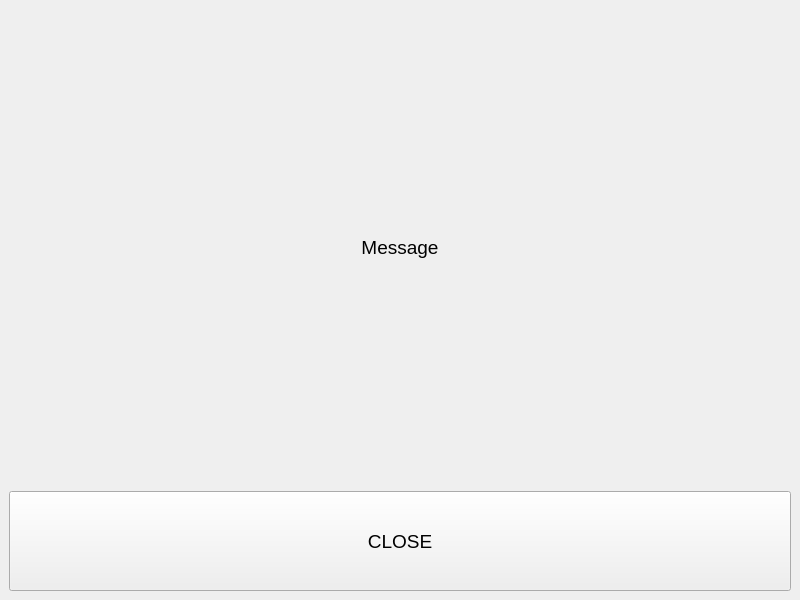
<?xml version="1.0" encoding="UTF-8"?>
<ui version="4.0">
 <class>MessageWindow</class>
 <widget class="QMainWindow" name="MessageWindow">
  <property name="geometry">
   <rect>
    <x>0</x>
    <y>0</y>
    <width>800</width>
    <height>600</height>
   </rect>
  </property>
  <property name="windowTitle">
   <string>MainWindow</string>
  </property>
  <widget class="QWidget" name="centralwidget">
   <layout class="QVBoxLayout" name="verticalLayout">
    <item>
     <widget class="QLabel" name="labelMessage">
      <property name="font">
       <font>
        <pointsize>14</pointsize>
       </font>
      </property>
      <property name="text">
       <string>Message</string>
      </property>
      <property name="alignment">
       <set>Qt::AlignCenter</set>
      </property>
     </widget>
    </item>
    <item>
     <widget class="QPushButton" name="pushButtonClose">
      <property name="minimumSize">
       <size>
        <width>0</width>
        <height>100</height>
       </size>
      </property>
      <property name="font">
       <font>
        <pointsize>14</pointsize>
       </font>
      </property>
      <property name="text">
       <string>CLOSE</string>
      </property>
     </widget>
    </item>
   </layout>
  </widget>
 </widget>
 <resources/>
 <connections>
  <connection>
   <sender>pushButtonClose</sender>
   <signal>clicked()</signal>
   <receiver>MessageWindow</receiver>
   <slot>close()</slot>
   <hints>
    <hint type="sourcelabel">
     <x>399</x>
     <y>540</y>
    </hint>
    <hint type="destinationlabel">
     <x>399</x>
     <y>299</y>
    </hint>
   </hints>
  </connection>
 </connections>
</ui>
